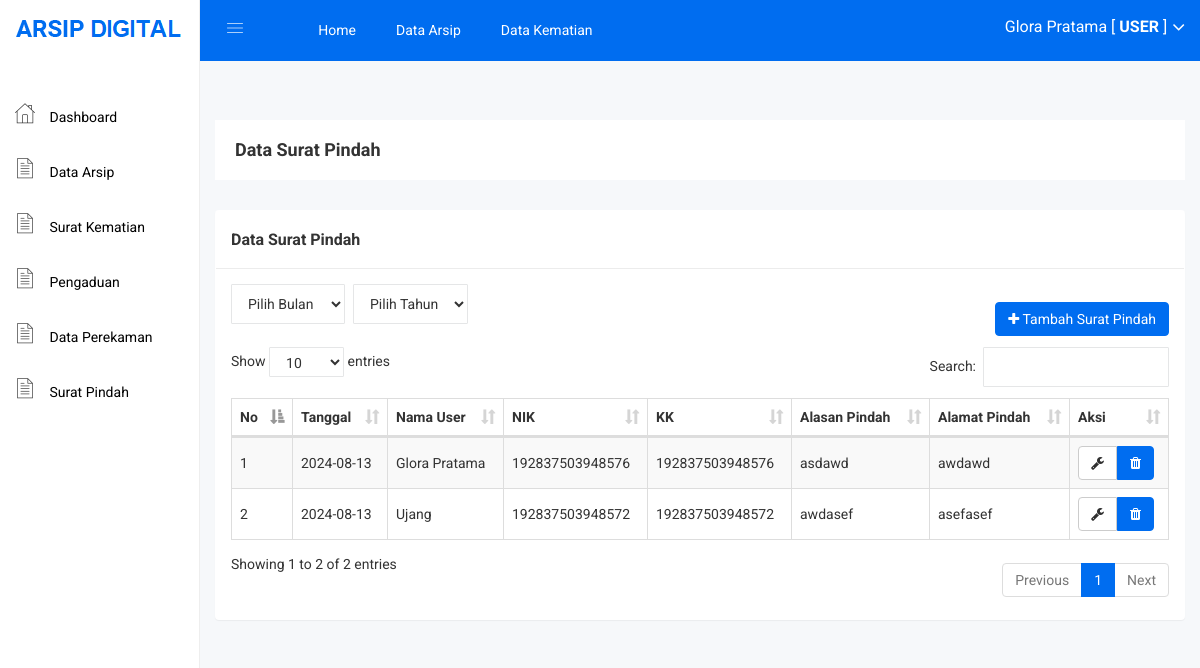
Screenshot of /user/surat_pindah.php (signed in) with the database file from the repository.
### tables this page shows
CREATE TABLE IF NOT EXISTS `surat_pindah` (
  `id_surat_pindah` int NOT NULL AUTO_INCREMENT,
  `tanggal` date NOT NULL,
  `nama_user` varchar(255) NOT NULL,
  `nik` varchar(20) NOT NULL,
  `kk` varchar(20) NOT NULL,
  `alasan_pindah` text NOT NULL,
  `alamat_pindah` text NOT NULL,
  PRIMARY KEY (`id_surat_pindah`)
);

### user/surat_pindah.php (the view, shortened to what this page needs)
<?php include 'header.php'; ?>
<br>
<br>
<div class="breadcome-area">
    <div class="container-fluid">
        <div class="row">
            <div class="col-lg-12 col-md-12 col-sm-12 col-xs-12">
                <div class="breadcome-list">
                    <div class="row">
                        <div class="col-lg-6 col-md-6 col-sm-6 col-xs-12">
                            <div class="breadcome-heading">
                                <h4 style="margin-bottom: 0px">Data Surat Pindah</h4>
                            </div>
                        </div>
                    </div>
                </div>
            </div>
        </div>
    </div>
</div>
<div class="container-fluid">
    <div class="panel panel">
        <div class="panel-heading">
            <h3 class="panel-title">Data Surat Pindah</h3>
        </div>
        <div class="panel-body">
            <div class="d-flex align-items-center justify-content-between mb-2">
                <div class="d-flex">
                    <div class="form-group">
                        <?= renderMonthSelect('bulan'); ?>
                    </div>
                    <div class="form-group mx-2">
                        <?= renderYearSelect('tahun', 2020, 2025); ?>
                    </div>
                </div>
                <div>
                    <a href="surat_pindah_tambah.php" class="btn btn-primary"><i class="fa fa-plus"></i> Tambah Surat Pindah</a>
                </div>
            </div>
            <table id="table" class="table table-bordered table-striped table-hover table-datatable">
                <thead>
                    <tr>
                        <th>No</th>
                        <th>Tanggal</th>
                        <th>Nama User</th>
                        <th>NIK</th>
                        <th>KK</th>
                        <th>Alasan Pindah</th>
                        <th>Alamat Pindah</th>
                        <th>Aksi</th>
                    </tr>
                </thead>
                <tbody>
                    <?php
                    $no = 1;
                    $bulan = isset($_GET['bulan']) ? $_GET['bulan'] : date('m');
                    $tahun = isset($_GET['tahun']) ? $_GET['tahun'] : date('Y');
                    $data = mysqli_query($koneksi, "SELECT * FROM surat_pindah WHERE MONTH(tanggal)='$bulan' AND YEAR(tanggal)='$tahun'");
                    while ($d = mysqli_fetch_array($data)) {
                    ?>
                        <tr>
                            <td><?= $no++; ?></td>
                            <td><?= $d['tanggal']; ?></td>
                            <td><?= $d['nama_user']; ?></td>
                            <td><?= $d['nik']; ?></td>
                            <td><?= $d['kk']; ?></td>
                            <td><?= $d['alasan_pindah']; ?></td>
                            <td><?= $d['alamat_pindah']; ?></td>
                            <td>
                                <div class="btn-group">
                                    <a href="surat_pindah_edit.php?id=<?= $d['id_surat_pindah']; ?>" class="btn btn-default"><i class="fa fa-wrench"></i></a>
                                    <button type="button" class="btn btn-primary" data-toggle="modal" data-target="#deleteModal_<?= $d['id_surat_pindah']; ?>">
                                        <i class="fa fa-trash"></i>
                                    </button>
                                </div>
                            </td>
                        </tr>
                    <?php
                    }
                    ?>
                </tbody>
            </table>
        </div>
    </div>
</div>
<?php include 'footer.php'; ?>

### assets/css/main.css (style rules this page uses)
html { color: #222; font-size: 1em; line-height: 1.4; }

### assets/css/style.css (style rules this page uses)
table .btn { margin: 0px !important; }
.btn-primary { background: #006df0; color: white !important; border: 1px solid #006df0; }
.panel-heading { padding: 20px 15px; border-bottom: 1px solid #ececec; }
td { vertical-align: middle !important; }
.mr-2, .mx-2 { margin-right: 0.5rem !important; }
.mb-2, .my-2 { margin-bottom: 0.5rem !important; }
.ml-2, .mx-2 { margin-left: 0.5rem !important; }
.d-flex { display: flex !important; }
.justify-content-between { justify-content: space-between !important; }
.align-items-center { align-items: center !important; }

### assets/js/DataTables/datatables.css (style rules this page uses)
table.dataTable { clear: both; margin-top: 6px !important; margin-bottom: 6px !important; max-width: none !important; border-collapse: separate !important; }
table.dataTable td, table.dataTable th { -webkit-box-sizing: content-box; box-sizing: content-box; }
table.dataTable thead > tr > th.sorting_asc, table.dataTable thead > tr > th.sorting_desc, table.dataTable thead > tr > th.sorting, table.dataTable thead > tr > td.sorting_asc, table.dataTable thead > tr > td.sorting_desc, table.dataTable thead > tr > td.sorting { padding-right: 30px; }
table.dataTable thead .sorting, table.dataTable thead .sorting_asc, table.dataTable thead .sorting_desc, table.dataTable thead .sorting_asc_disabled, table.dataTable thead .sorting_desc_disabled { cursor: pointer; position: relative; }
table.dataTable thead .sorting:after, table.dataTable thead .sorting_asc:after, table.dataTable thead .sorting_desc:after, table.dataTable thead .sorting_asc_disabled:after, table.dataTable thead .sorting_desc_disabled:after { position: absolute; bottom: 8px; right: 8px; display: block; font-family: 'Glyphicons Halflings'; opacity: 0.5; }
table.dataTable thead .sorting:after { opacity: 0.2; content: "\e150"; }
table.dataTable thead .sorting_asc:after { content: "\e155"; }
table.table-bordered.dataTable th, table.table-bordered.dataTable td { border-left-width: 0; }
table.table-bordered.dataTable th:last-child, table.table-bordered.dataTable th:last-child, table.table-bordered.dataTable td:last-child, table.table-bordered.dataTable td:last-child { border-right-width: 0; }
table.table-bordered.dataTable tbody th, table.table-bordered.dataTable tbody td { border-bottom-width: 0; }

### rows the page displays
surat_pindah: tanggal "2024-08-13", nama_user "Glora Pratama", nik "192837503948576", kk "192837503948576", alasan_pindah "asdawd", alamat_pindah "awdawd"
surat_pindah: tanggal "2024-08-13", nama_user "Ujang", nik "192837503948572", kk "192837503948572", alasan_pindah "awdasef", alamat_pindah "asefasef"

### other values shown
$_SESSION['nama'] "Glora Pratama"
